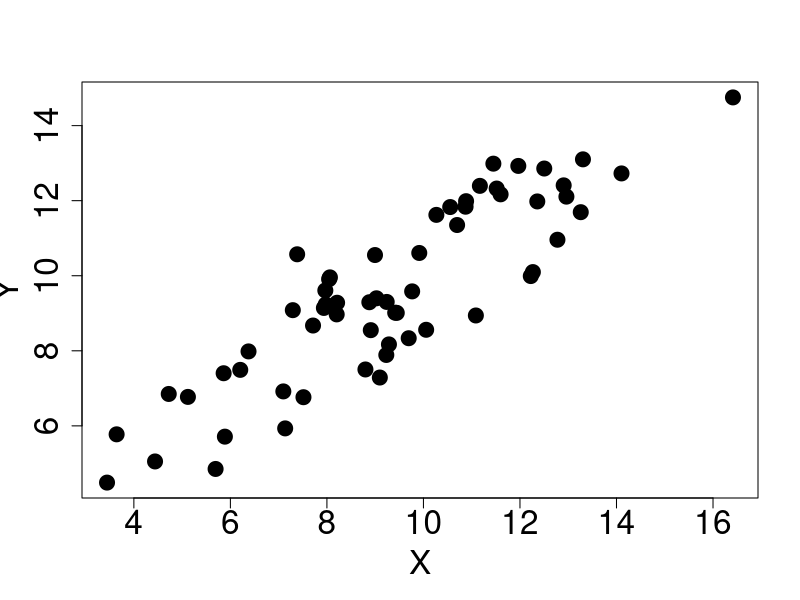
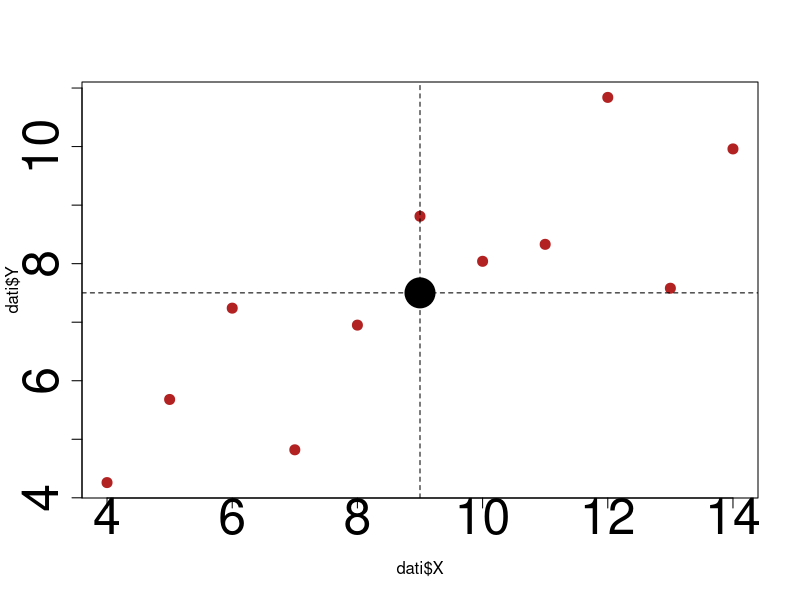
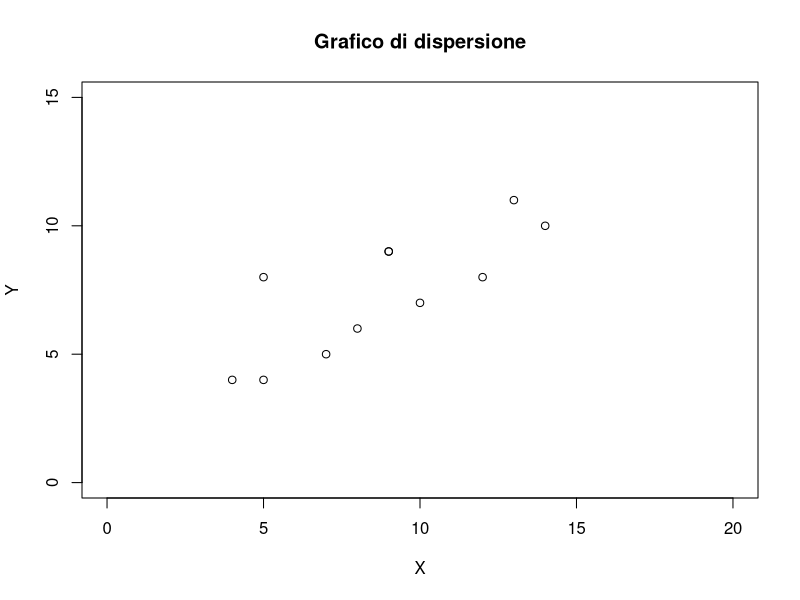
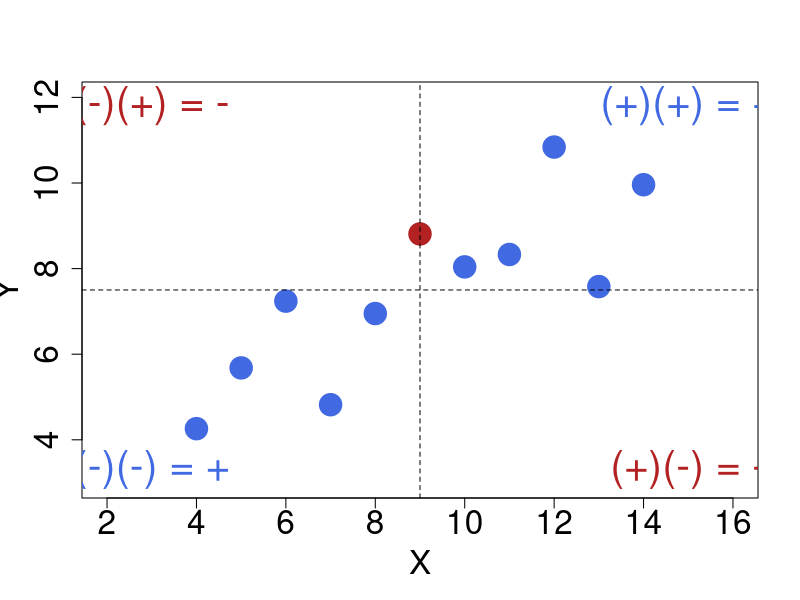
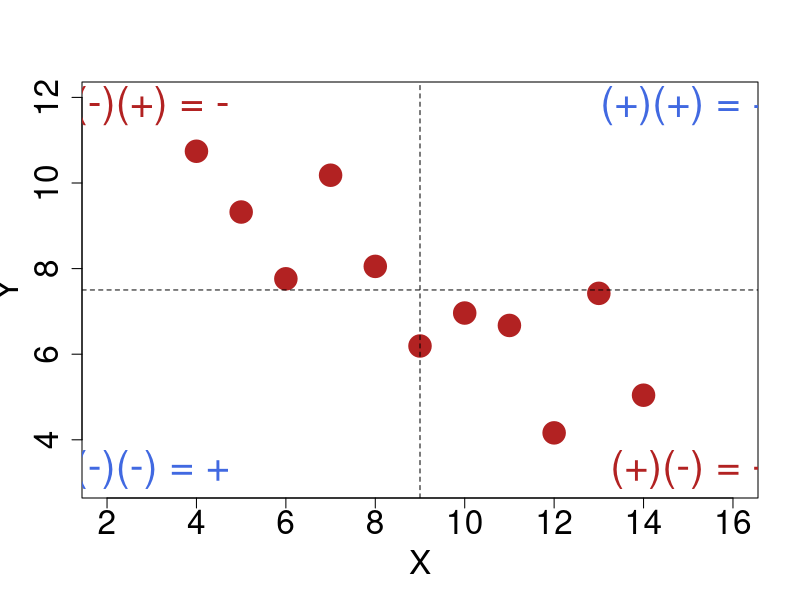
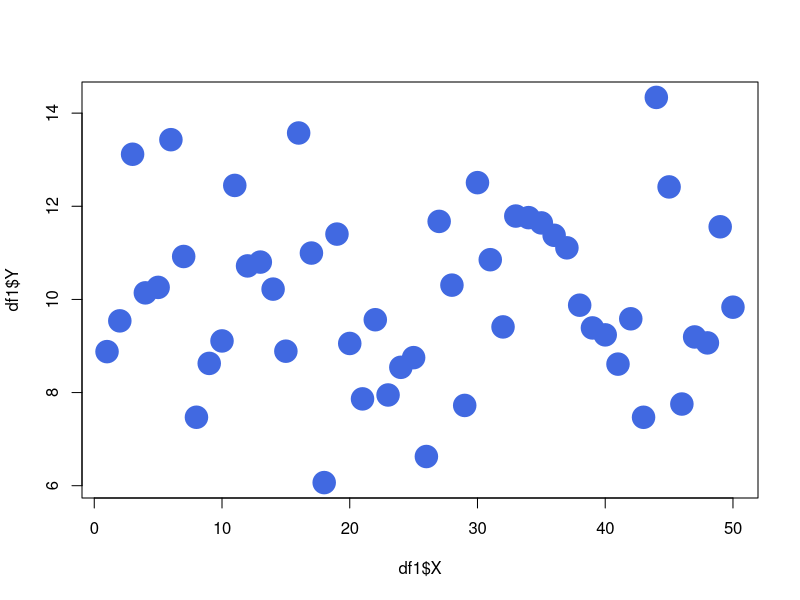
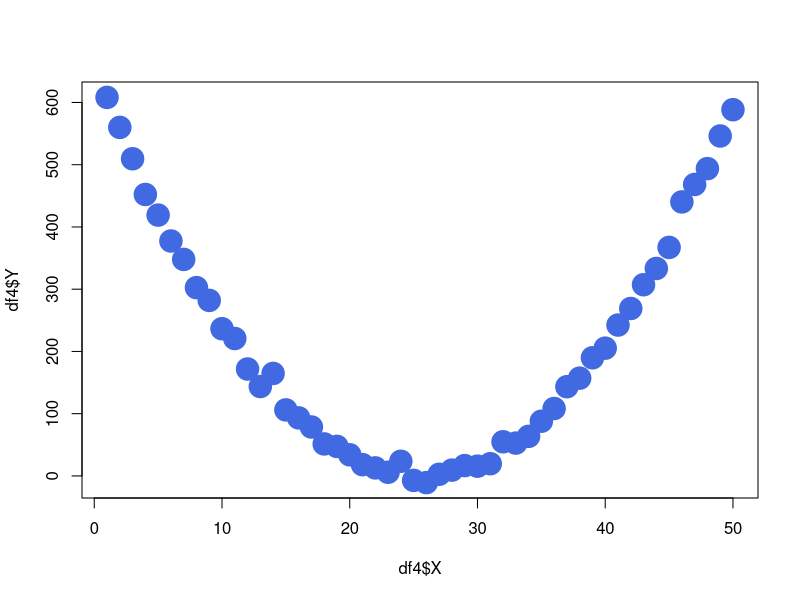
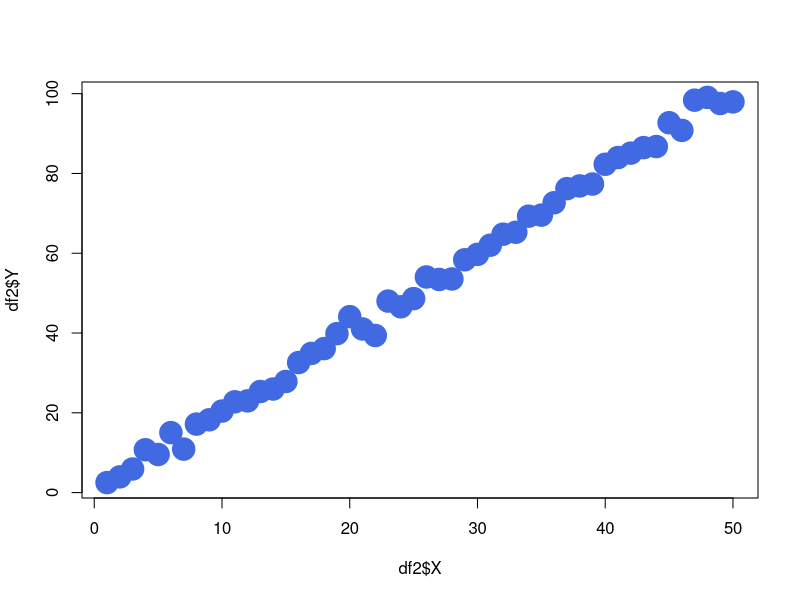

The R script that drew these images, in order: (Note: this script raises an error after producing the figures.)
## ---- chunk 1
#| echo: false
#| out-width: 45%
#| fig-align: center
set.seed(10)
xr <- rnorm(60, 10, 3)
yr <- 2 + 0.8 * xr + rnorm(60, 0, 1.2)
plot(xr, yr, pch = 19, cex = 2, xlab = "X", ylab = "Y",
     cex.axis = 2, cex.lab = 2)
## ---- chunk 2
#| echo: false
dati <- data.frame(
  X = c(10, 8, 13, 9, 11, 14, 6, 4, 12, 7, 5),
  Y = c(8.04, 6.95, 7.58, 8.81, 8.33, 9.96, 7.24, 4.26, 10.84, 4.82, 5.68)
)

## ---- chunk 3
#| echo:  false
#| fig-cap: Grafico a dispersione delle variabili X e Y
#| fig-align: center
plot(dati$X, dati$Y, cex = 2, cex.axis =3, pch = 20, col = "firebrick")
abline(v = mean(dati$X), lty=2)
abline(h = mean(dati$Y), lty=2)
points(mean(dati$X), mean(dati$Y), pch=19, cex = 4)
## ---- chunk 4
#| echo: false
dati

## ---- chunk 5
#| out-width: 60%
#| fig-align: center
X <- c(9,8,12,9,10,14,5,4,13,7,5)
Y <- c(9,6,8,9,7,10,8,4,11,5,4)
plot(X,Y,main="Grafico di dispersione", xlim=c(0,20),ylim=c(0,15))
## ---- chunk 6
#| echo: false
#| out-width: 100%
#| fig-align: center
prod_scarti <- (dati$X - mean(dati$X)) * (dati$Y - mean(dati$Y))
plot(dati$X, dati$Y, pch = 19, cex = 3,
     col = ifelse(prod_scarti > 0, "royalblue", "firebrick"),
     xlab = "X", ylab = "Y", cex.axis = 2, cex.lab = 2,
     xlim = c(2, 16), ylim = c(3, 12))
abline(v = mean(dati$X), lty = 2)
abline(h = mean(dati$Y), lty = 2)
text(15, 11.8, "(+)(+) = +", cex = 2.5, col = "royalblue")
text(3, 3.3, "(-)(-) = +", cex = 2.5, col = "royalblue")
text(3, 11.8, "(-)(+) = -", cex = 2.5, col = "firebrick")
text(15, 3.3, "(+)(-) = -", cex = 2.5, col = "firebrick")
## ---- chunk 7
#| echo: false
#| out-width: 100%
#| fig-align: center
dati_neg <- data.frame(X = dati$X, 
                       Y = 2 * mean(dati$Y) - dati$Y)   # Y specchiata attorno alla media

prod_scarti_neg <- (dati_neg$X - mean(dati_neg$X)) * (dati_neg$Y - mean(dati_neg$Y))
plot(dati_neg$X, dati_neg$Y, pch = 19, cex = 3,
     col = ifelse(prod_scarti_neg > 0, "royalblue", "firebrick"),
     xlab = "X", ylab = "Y", cex.axis = 2, cex.lab = 2,
     xlim = c(2, 16), ylim = c(3, 12))
abline(v = mean(dati_neg$X), lty = 2)
abline(h = mean(dati_neg$Y), lty = 2)
text(15, 11.8, "(+)(+) = +", cex = 2.5, col = "royalblue")
text(3, 3.3, "(-)(-) = +", cex = 2.5, col = "royalblue")
text(3, 11.8, "(-)(+) = -", cex = 2.5, col = "firebrick")
text(15, 3.3, "(+)(-) = -", cex = 2.5, col = "firebrick")
## ---- chunk 8
#| echo: false

set.seed(123)  # per riproducibilità

# --- dataset 1: cov ~ 0 (indipendenti con rumore) ---
X1 <- 1:50
Y1 <- rnorm(length(X1), mean = 10, sd = 2)
df1 <- data.frame(X = X1, Y = Y1)

# --- dataset 2: cov > 0 (relazione positiva + rumore) ---
X2 <- X1
Y2 <- 2*X2 + rnorm(length(X1), mean = 0, sd = 2)
df2 <- data.frame(X = X2, Y = Y2)

# --- dataset 3: cov < 0 (relazione negativa + rumore) ---
X3 <- X1
Y3 <- -1.5*X3 + rnorm(length(X1), mean = 0, sd = 10)
df3 <- data.frame(X = X3, Y = Y3)

# --- dataset 4: cov ~ 0 ma relazione NON lineare ---
X4 <- X1
Y4 <- (X4 - mean(X4))^2 + rnorm(length(X1), mean = 0, sd = 10)  # parabola con rumore
df4 <- data.frame(X = X4, Y = Y4)

# Visualizzo i dataframe e le covarianze campionarie
mycov = list(
  df1 = df1,
  cov_df1 = cov(df1$X, df1$Y),
  df2 = df2,
  cov_df2 = cov(df2$X, df2$Y),
  df3 = df3,
  cov_df3 = cov(df3$X, df3$Y),
  df4 = df4,
  cov_df4 = cov(df4$X, df4$Y)
)
## ---- chunk 9
#| echo: false
#| layout-ncol: 2
#| layout-nrow: 2
#| label: fig-CovExamples
#| out-width: 60%
#| fig-cap: "Covarianza"
#| fig-subcap:
#|   - "Cov = 0"
#|   - "Cov = 0"
#|   - "Cov > 0"
#|   - "Cov < 0"

plot(df1$X, df1$Y, pch = 19, col = "royalblue", cex = 3)
plot(df4$X, df4$Y, pch = 19, col = "royalblue", cex = 3)
plot(df2$X, df2$Y, pch = 19, col = "royalblue", cex = 3)
plot(df3$X, df3$Y, pch = 19, col = "royalblue", cex = 3)
## ---- chunk 10
#| echo: false
bimbo <- data.frame(eta = c(3, 6, 9, 12, 24, 36),
                    peso = c(6, 8, 9, 10, 13, 20))
## ---- chunk 11
#| echo: false
bimbo
## ---- chunk 12
#| echo: false
#| fig-cap: Grafico a dispersione
plot(bimbo$eta, bimbo$peso, pch = 19, cex = 3,
     xlab = "Età (mesi)", ylab = "Peso (kg)", cex.lab = 2, cex.axis = 2)
abline(v = mean(bimbo$eta), lty = 2)
abline(h = mean(bimbo$peso), lty = 2)
## ---- chunk 13
#| echo: false
calcolo <- data.frame(x = bimbo$eta, y = bimbo$peso,
                      sx = bimbo$eta - mean(bimbo$eta),
                      sy = bimbo$peso - mean(bimbo$peso))
calcolo$prodotto <- calcolo$sx * calcolo$sy
colnames(calcolo) <- c("x", "y", "x - media(x)", "y - media(y)", "prodotto")
calcolo
## ---- chunk 14
X <- c(9,8,12,9,10,14,5,4,13,7,5)
Y <- c(9,6,8,9,7,10,8,4,11,5,4)
Z <- -Y
cov(X,Y)
cov(X,Z)
cov(bimbo$eta, bimbo$peso)
## ---- chunk 15
#| echo: false
#| fig-align: center
#| out-width: 100%
set.seed(2)
xx <- seq(1, 20, length.out = 30)
par(mfrow = c(1, 3), mar = c(5, 5, 6, 2))
plot(xx, 3 + 2 * xx, pch = 19, cex = 2, xlab = "X", ylab = "Y",
     main = "r = +1", cex.main = 3, cex.lab = 2.5, cex.axis = 2)
plot(xx, 50 - 2 * xx, pch = 19, cex = 2, xlab = "X", ylab = "Y",
     main = "r = -1", cex.main = 3, cex.lab = 2.5, cex.axis = 2)
plot(xx, (xx - mean(xx))^2, pch = 19, cex = 2, xlab = "X", ylab = "Y",
     main = paste("r =", round(cor(xx, (xx - mean(xx))^2), 2)),
     cex.main = 3, cex.lab = 2.5, cex.axis = 2)
## ---- chunk 16
#| echo: true
X <- c(9,8,12,9,10,14,5,4,13,7,5)
Y <- c(9,6,8,9,7,10,8,4,11,5,4)
Z <- -Y
cor(X,Y)
cor(X,Z)
## ---- chunk 17
cov(bimbo$eta, bimbo$peso) / (sd(bimbo$eta) * sd(bimbo$peso))
cor(bimbo$eta, bimbo$peso)
## ---- chunk 18
#| echo: false
library(MASS)

set.seed(123)  # per riproducibilità

n <- 100  # numero di osservazioni

# --- 1. Cov > 0 (correlazione positiva) ---
mu1 <- c(10, 10)                 # medie
Sigma1 <- matrix(c(20, 15,       # var(X), cov(X,Y)
                   15, 20), 2)   # cov(Y,X), var(Y)
pos <- mvrnorm(n, mu = mu1, Sigma = Sigma1)

# --- 2. Cov < 0 (correlazione negativa) ---
mu2 <- c(10, 10)
Sigma2 <- matrix(c(20, -15,
                  -15, 20), 2)
neg <- mvrnorm(n, mu = mu2, Sigma = Sigma2)

# --- 3. Cov ~ 0 (nessuna correlazione) ---
mu3 <- c(10, 10)
Sigma3 <- matrix(c(20, 0,
                    0, 20), 2)
null <- mvrnorm(n, mu = mu3, Sigma = Sigma3)

# Controllo covarianze e correlazioni
mylist = list(
  cov_pos  = cov(pos)[1,2],
  cor_pos  = cor(pos)[1,2],
  cov_neg  = cov(neg)[1,2],
  cor_neg  = cor(neg)[1,2],
  cov_null = cov(null)[1,2],
  cor_null = cor(null)[1,2]
)

# Grafici
par(mfrow=c(1,3))
plot(pos, xlab="X1", ylab="Y1", main=paste("cov = ",  round(mylist$cov_pos, 2), ", r = ", round(mylist$cor_pos, 2)), pch = 19, cex = 2, cex.main = 2, xlim=c(-0.20,20))
plot(neg, xlab="X2", ylab="Y2", main=paste("cov = ",  round(mylist$cov_neg, 2), ", r = ", round(mylist$cor_neg, 2)), pch = 19, cex = 2, cex.main = 2, xlim=c(-0.20,20))
plot(null, xlab="X3", ylab="Y3", main=paste("cov = ",  round(mylist$cov_null, 2), ", r = ", round(mylist$cor_null, 2)), pch = 19, cex = 2, cex.main = 2, xlim=c(-0.20,20))
## ---- chunk 19
#| echo: false
#| fig-align: center
knitr::include_graphics("cor2.jpg")
## ---- chunk 20
#| echo:  false
#| fig-align: center


par(mfrow=c(1,1))
plot(dati$X, dati$Y, pch=19, cex=2)
abline(v = mean(dati$X), lty=2)
abline(h = mean(dati$Y), lty=2)
points(mean(dati$X), mean(dati$Y), pch=19, cex = 4, col ="firebrick")
## ---- chunk 21
#| echo: false
dati

## ---- chunk 22
#| echo: false
#| out-width: 70%
#| fig-cap: Una retta che passi attraverso le coppie di osservazioni
set.seed(999)
mymodel = lm(Y ~ X, data = dati)
plot(dati$X, dati$Y, pch = 19, cex = 2, xlab = "X", ylab = "Y")
abline(mymodel, col = "firebrick", lwd = 2)
## ---- chunk 23
#| echo: false
#| out-width: 70%
#| fig-cap: Ma quale retta?
plot(dati$X, dati$Y, pch = 19, cex = 2, xlab = "X", ylab = "Y")

y1 = rnorm(20, sd = 2)
x1 = rnorm(20, sd = 2)
abline(mymodel, col = "firebrick", lwd = 2)
for (i in 1:length(x1)) {
  abline(mymodel$coefficients[1] + y1[i],
         mymodel$coefficients[2], col = i, lty = 2)
}
## ---- chunk 24
#| echo:  false
#| fig-align: center
plot(dati$X, dati$Y, pch=19, cex =2)
mod <- lm(Y ~ X, data = dati)

# Scatterplot con retta
abline(mod, col = "blue", lwd = 2)

# Aggiunta delle linee degli scarti
pred <- fitted(mod)
segments(dati$X, dati$Y, dati$X, pred, col = "red", lty = 2)
## ---- chunk 25
b <- cov(bimbo$eta, bimbo$peso) / var(bimbo$eta)
b0 <- mean(bimbo$peso) - b * mean(bimbo$eta)
c(b0, b)
## ---- chunk 26
#| echo: false

r = seq(-1,1, length.out= 1000)
plot(r, r^2, pch = 19, xlab = "r", ylab = expression(r^2),
     cex.lab =4, cex.axis=2)
## ---- chunk 27
#| echo: false
#| out-width: 80%
#| fig-align: center

set.seed(123)  # per riproducibilità

# Parametri della simulazione
n <- 50
beta0 <- 2
beta1 <- 1.5

# Genero X da una normale
X <- rnorm(n, mean = 10, sd = 5)

# Genero il rumore
epsilon <- rnorm(n, mean = 0, sd = 10)

# Costruisco Y
Y <- beta0 + beta1 * X + epsilon

# Regressione lineare
fit <- lm(Y ~ X)

# Predizioni
Y_star <- fitted(fit)

# Grafico
plot(X, Y, pch = 19, col = "black",
     xlab = "X", ylab = "Y", ylim = c(min(Y, Y_star), max(Y, Y_star)))
abline(fit)

# Aggiungo i residui
segments(X, Y, X, Y_star, lty = 2)
## ---- chunk 28
#| echo: false
#| out-width: 80%
#| fig-align: center
set.seed(123)  # per riproducibilità

# Parametri della simulazione
n <- 50
beta0 <- 2
beta1 <- -2

# Genero X da una normale
X <- rnorm(n, mean = 10, sd = 5)

# Genero il rumore
epsilon <- rnorm(n, mean = 0, sd = 5)

# Costruisco Y
Y <- beta0 + beta1 * X + epsilon

# Regressione lineare
fit <- lm(Y ~ X)

# Predizioni
Y_star <- fitted(fit)

# Grafico
plot(X, Y, pch = 19, col = "black",
     xlab = "X", ylab = "Y", ylim = c(min(Y, Y_star), max(Y, Y_star)))
abline(fit)

# Aggiungo i residui
segments(X, Y, X, Y_star, lty = 2)
## ---- chunk 29
#| echo: false
#| out-width: 80%
#| fig-align: center


set.seed(123)  # per riproducibilità

# Parametri della simulazione
n <- 50
beta0 <- 2
beta1 <- 3

# Genero X da una normale
X <- rnorm(n, mean = 10, sd = 5)

# Genero il rumore
epsilon <- rnorm(n, mean = 0, sd = 3)

# Costruisco Y
Y <- beta0 + beta1 * X + epsilon

# Regressione lineare
fit <- lm(Y ~ X)

# Predizioni
Y_star <- fitted(fit)

# Grafico
plot(X, Y, pch = 19, col = "black",
     xlab = "X", ylab = "Y", ylim = c(min(Y, Y_star), max(Y, Y_star)))
abline(fit)

# Aggiungo i residui
segments(X, Y, X, Y_star, lty = 2)
## ---- chunk 30
#| echo: false
#| out-width: 80%
#| fig-align: center
set.seed(123)  # per riproducibilità

# Parametri della simulazione
n <- 50
beta0 <- 2
beta1 <- -0.2

# Genero X da una normale
X <- rnorm(n, mean = 10, sd = 5)

# Genero il rumore
epsilon <- rnorm(n, mean = 0, sd = 10)

# Costruisco Y
Y <- beta0 + beta1 * X + epsilon

# Regressione lineare
fit <- lm(Y ~ X)

# Predizioni
Y_star <- fitted(fit)

# Grafico
plot(X, Y, pch = 19, col = "black",
     xlab = "X", ylab = "Y", ylim = c(min(Y, Y_star), max(Y, Y_star)))
abline(fit)

# Aggiungo i residui
segments(X, Y, X, Y_star, lty = 2)
## ---- chunk 31
lm(bimbo$peso~bimbo$eta)
## ---- chunk 32
#| echo: false
#| fig-align: center
#| out-width: 70%
set.seed(123)
n <- 100
beta0 <- 1
beta1 <- 2
rho <- 1.0
sigma_u <- 1
x = rnorm(n)
e = rnorm(length(x), sd= 3)
y <- beta0 + beta1 * x + e

fit <- lm(y ~ x)
plot(x, e, pch = 19, cex = 1.5, xlab = "x", ylab = "errori",
     cex.axis = 2, cex.lab = 2)
abline(0,0, lwd = 2, col ="firebrick")
abline(lm(e ~x), col ="royalblue4", lwd = 2, lty = 2)

## ---- chunk 33
#| echo: false
#| fig-align: center
#| out-width: 70%
set.seed(123)
n <- 100
beta0 <- 1
beta1 <- 2
rho <- 1.0
sigma_u <- 1
x = rnorm(n)
e = rnorm(length(x), sd= 3)
y <- beta0 + beta1 * x + e

fit <- lm(y ~ x)
plot(x, e, pch = 19, cex = 1.5, xlab = "x", ylab = "errori",
     cex.axis = 2, cex.lab = 2)
abline(0,0, lwd = 2, col ="firebrick")
abline(lm(e ~x), col ="royalblue4", lwd = 2, lty = 2)
## ---- chunk 34
#| echo: false
#| fig-align: center
#| out-width: 70%
ecorr = x+rnorm(length(x), sd= 1)
ycorr <- beta0 + beta1 * x + ecorr

fitcorr <- lm(ycorr ~ x)
plot(x, ecorr, pch = 19, cex = 1.5, xlab = "x", ylab = "errori",
     cex.axis = 2, cex.lab = 2, ylim = c(-4, 4))
abline(0,0, lwd = 2, col ="firebrick")
abline(lm(ecorr ~x), col ="royalblue4", lwd = 2, lty = 2)
## ---- chunk 35
#| echo: false
#| fig-align: center
#| out-width: 70%
plot(x, ecorr, pch = 19, cex = 1.5, xlab = "x", ylab = "errori",
     cex.axis = 2, cex.lab = 2, ylim = c(-4, 4))
abline(0,0, lwd = 2, col ="firebrick")
abline(lm(ecorr ~x), col ="royalblue4", lwd = 2, lty = 2)
## ---- chunk 36
#| echo: false
set.seed(42)
studio <- data.frame(ore = round(runif(80, 0, 20), 1))
studio$voto <- round(15 + 0.6 * studio$ore + rnorm(80, 0, 2), 1)
## ---- chunk 37
#| echo: true
#| out-width: 55%
#| fig-align: center
head(studio)
modello <- lm(voto ~ ore, data = studio)
modello
## ---- chunk 38
#| echo: true
studio$attesi <- fitted(modello)      # valori attesi y*
studio$residui <- residuals(modello)  # residui y - y*
head(studio)
## ---- chunk 39
#| echo: true
# i residui sono semplicemente osservati - attesi
head(studio$voto - studio$attesi)
## ---- chunk 40
#| echo: true
mean(studio$residui)
## ---- chunk 41
#| echo: true
summary(studio$residui)
## ---- chunk 42
#| echo: true
#| out-width: 55%
#| fig-align: center
plot(studio$ore, studio$residui, pch = 19,
     xlab = "ore", ylab = "residui")
abline(h = 0, col = "firebrick", lwd = 2)
## ---- chunk 43
#| echo: false
set.seed(42)
nonlin <- data.frame(x = runif(80, 0, 10))
nonlin$y <- 5 + 0.8 * (nonlin$x - 5)^2 + rnorm(80, 0, 2)
mod_nonlin <- lm(y ~ x, data = nonlin)
nonlin$residui <- residuals(mod_nonlin)
## ---- chunk 44
#| echo: false
#| fig-align: center
#| out-width: 90%
par(mfrow = c(1, 2), mar = c(5, 5, 4, 2))
plot(nonlin$x, nonlin$y, pch = 19, cex = 1.5, xlab = "x", ylab = "y",
     main = "Dati e retta", cex.main = 2, cex.lab = 2, cex.axis = 1.5)
abline(mod_nonlin, col = "royalblue4", lwd = 2)
plot(nonlin$x, nonlin$residui, pch = 19, cex = 1.5, xlab = "x", ylab = "residui",
     main = "Residui", cex.main = 2, cex.lab = 2, cex.axis = 1.5)
abline(h = 0, col = "firebrick", lwd = 2)
## ---- chunk 45
#| echo: true
#| out-width: 55%
#| fig-align: center
hist(studio$residui, freq = FALSE, xlab = "residui", col = "gray90")
curve(dnorm(x, mean = 0, sd = sd(studio$residui)), 
      add = TRUE, col = "firebrick", lwd = 2)
## ---- chunk 46
#| echo: true
#| out-width: 50%
#| fig-align: center
qqnorm(studio$residui, pch = 19)
qqline(studio$residui, col = "firebrick", lwd = 2)
## ---- chunk 47
#| echo: false
set.seed(42)
asim <- data.frame(x = runif(80, 0, 10))
asim$y <- 2 + 1.5 * asim$x + rexp(80, rate = 0.3)
mod_asim <- lm(y ~ x, data = asim)
asim$residui <- residuals(mod_asim)
## ---- chunk 48
#| echo: false
#| fig-align: center
#| out-width: 80%
par(mfrow = c(1, 2), mar = c(5, 5, 4, 2))
hist(asim$residui, freq = FALSE, main = "Istogramma",
     xlab = "residui", col = "gray90", cex.main = 2, cex.lab = 2, cex.axis = 1.5)
curve(dnorm(x, mean = 0, sd = sd(asim$residui)),
      add = TRUE, col = "firebrick", lwd = 2)
qqnorm(asim$residui, pch = 19, main = "Q-Q plot",
       cex.main = 2, cex.lab = 2, cex.axis = 1.5)
qqline(asim$residui, col = "firebrick", lwd = 2)
## ---- chunk 49
#| echo: true
#| out-width: 55%
#| fig-align: center
plot(studio$attesi, studio$residui, pch = 19,
     xlab = "valori attesi", ylab = "residui")
abline(h = 0, col = "firebrick", lwd = 2)
## ---- chunk 50
#| echo: false
set.seed(42)
etero <- data.frame(x = runif(80, 0, 10))
etero$y <- 2 + 1.5 * etero$x + rnorm(80, 0, 0.5 + 0.6 * etero$x)
mod_etero <- lm(y ~ x, data = etero)
etero$attesi <- fitted(mod_etero)
etero$residui <- residuals(mod_etero)
## ---- chunk 51
#| echo: false
#| fig-align: center
#| out-width: 80%
par(mfrow = c(1, 2), mar = c(5, 5, 4, 2))
plot(etero$x, etero$y, pch = 19, cex = 1.5, xlab = "x", ylab = "y",
     main = "Dati e retta", cex.main = 2, cex.lab = 2, cex.axis = 1.5)
abline(mod_etero, col = "royalblue4", lwd = 2)
plot(etero$attesi, etero$residui, pch = 19, cex = 1.5,
     xlab = "valori attesi", ylab = "residui",
     main = "Residui", cex.main = 2, cex.lab = 2, cex.axis = 1.5)
abline(h = 0, col = "firebrick", lwd = 2)
## ---- chunk 52
#| echo: true
#| out-width: 45%
#| fig-align: center
plot(studio$residui, type = "b", pch = 19,
     xlab = "ordine di raccolta", ylab = "residui")
abline(h = 0, col = "firebrick", lwd = 2)
## ---- chunk 53
#| echo: false
dat <- data.frame(
  soggetto = 1:10,
  eta = c(6, 6, 7, 8, 8, 9, 10, 10, 11, 12),
  statura = c(110, 119, 125, 123, 133, 129, 140, 142, 138, 150)
)
type <- c(rep("normal", 10), "weird")

disegna_caso <- function(nuovo, posizione_legenda) {
  newdati <- rbind(dat, nuovo)
  newdati$type <- type
  plot(newdati$eta, newdati$statura, cex = 2,
       xlab = "Età", ylab = "Statura (cm)",
       ylim = c(105, 190), xlim = c(4, 20),
       pch = ifelse(newdati$type == "normal", 19, 17),
       col = ifelse(newdati$type == "normal", "royalblue", "salmon"),
       cex.lab = 1.5, cex.axis = 1.5)
  abline(lm(statura ~ eta, data = dat), lwd = 2, lty = 2)
  abline(lm(statura ~ eta, data = newdati), lwd = 2, col = "firebrick")
  legend(posizione_legenda, col = c("black", "firebrick"), lty = c(2, 1),
         lwd = 2, legend = c("Senza", "Con"), cex = 1.5)
}
## ---- chunk 54
#| echo: false
#| out-width: 75%
#| fig-align: center
disegna_caso(c(soggetto = 11, eta = 9, statura = 155), "bottomright")
## ---- chunk 55
#| echo: false
#| out-width: 75%
#| fig-align: center
disegna_caso(c(soggetto = 11, eta = 18, statura = 182), "bottomright")
## ---- chunk 56
#| echo: false
#| out-width: 75%
#| fig-align: center
disegna_caso(c(soggetto = 11, eta = 18, statura = 120), "topleft")
## ---- chunk 57
#| echo: true
influente <- rbind(dat, c(soggetto = 11, eta = 18, statura = 120))
mod_inf <- lm(statura ~ eta, data = influente)
influente$leva <- hatvalues(mod_inf)
influente$cook <- cooks.distance(mod_inf)
## ---- chunk 58
#| echo: true
round(influente, 2)
## ---- chunk 59
#| echo: true
#| out-width: 50%
#| fig-align: center
plot(influente$cook, type = "h", lwd = 3,
     xlab = "osservazione", ylab = "distanza di Cook")
abline(h = 4 / nrow(influente), col = "firebrick", lty = 2, lwd = 2)
## ---- chunk 60
#| echo: true
which(influente$cook > 4 / nrow(influente))
